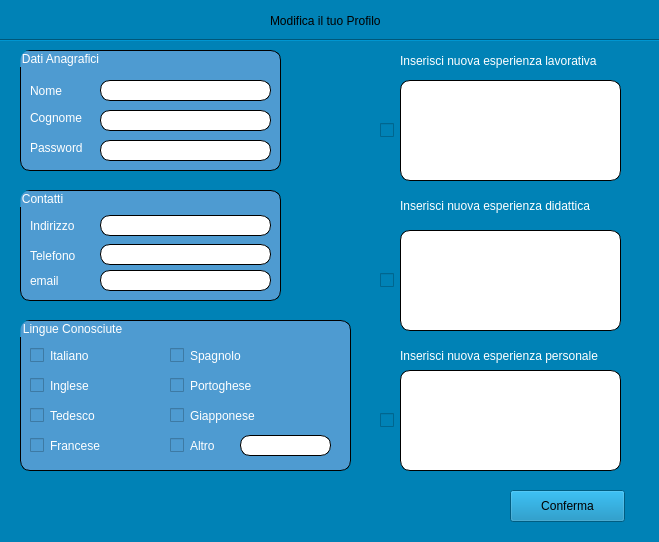
<?xml version="1.0" encoding="UTF-8"?>
<ui version="4.0">
 <class>ModifyProfile</class>
 <widget class="QWidget" name="ModifyProfile">
  <property name="geometry">
   <rect>
    <x>0</x>
    <y>0</y>
    <width>659</width>
    <height>542</height>
   </rect>
  </property>
  <property name="minimumSize">
   <size>
    <width>659</width>
    <height>542</height>
   </size>
  </property>
  <property name="maximumSize">
   <size>
    <width>659</width>
    <height>542</height>
   </size>
  </property>
  <property name="windowTitle">
   <string>Modifica Profilo</string>
  </property>
  <property name="styleSheet">
   <string notr="true">background-color: #0082b6;</string>
  </property>
  <widget class="QLabel" name="label">
   <property name="geometry">
    <rect>
     <x>270</x>
     <y>10</y>
     <width>131</width>
     <height>21</height>
    </rect>
   </property>
   <property name="text">
    <string>Modifica il tuo Profilo</string>
   </property>
  </widget>
  <widget class="Line" name="line">
   <property name="geometry">
    <rect>
     <x>-10</x>
     <y>30</y>
     <width>681</width>
     <height>21</height>
    </rect>
   </property>
   <property name="orientation">
    <enum>Qt::Horizontal</enum>
   </property>
  </widget>
  <widget class="QGroupBox" name="personalDataGroupBox">
   <property name="geometry">
    <rect>
     <x>20</x>
     <y>50</y>
     <width>261</width>
     <height>121</height>
    </rect>
   </property>
   <property name="styleSheet">
    <string notr="true">background-color: rgb(78, 155, 209);
border-radius: 10px 10px 10px 10px;
border: 1px solid black;
color:white;</string>
   </property>
   <property name="title">
    <string>Dati Anagrafici</string>
   </property>
   <widget class="QLineEdit" name="nameLineEdit">
    <property name="geometry">
     <rect>
      <x>80</x>
      <y>30</y>
      <width>171</width>
      <height>21</height>
     </rect>
    </property>
    <property name="styleSheet">
     <string notr="true">color:black;
background-color: white;</string>
    </property>
   </widget>
   <widget class="QLabel" name="nameLabel">
    <property name="geometry">
     <rect>
      <x>10</x>
      <y>30</y>
      <width>59</width>
      <height>21</height>
     </rect>
    </property>
    <property name="styleSheet">
     <string notr="true">border:none;</string>
    </property>
    <property name="text">
     <string>Nome</string>
    </property>
   </widget>
   <widget class="QLabel" name="surnameLabel">
    <property name="geometry">
     <rect>
      <x>10</x>
      <y>60</y>
      <width>59</width>
      <height>16</height>
     </rect>
    </property>
    <property name="styleSheet">
     <string notr="true">border:none;</string>
    </property>
    <property name="text">
     <string>Cognome</string>
    </property>
   </widget>
   <widget class="QLabel" name="passwordLabel">
    <property name="geometry">
     <rect>
      <x>10</x>
      <y>90</y>
      <width>59</width>
      <height>16</height>
     </rect>
    </property>
    <property name="styleSheet">
     <string notr="true">border:none;</string>
    </property>
    <property name="text">
     <string>Password</string>
    </property>
   </widget>
   <widget class="QLineEdit" name="surnameLineEdit">
    <property name="geometry">
     <rect>
      <x>80</x>
      <y>60</y>
      <width>171</width>
      <height>21</height>
     </rect>
    </property>
    <property name="styleSheet">
     <string notr="true">color:black;
background-color: white;</string>
    </property>
   </widget>
   <widget class="QLineEdit" name="passwordLineEdit">
    <property name="geometry">
     <rect>
      <x>80</x>
      <y>90</y>
      <width>171</width>
      <height>21</height>
     </rect>
    </property>
    <property name="styleSheet">
     <string notr="true">color:black;
background-color: white;</string>
    </property>
   </widget>
  </widget>
  <widget class="QGroupBox" name="contactGroupBox">
   <property name="geometry">
    <rect>
     <x>20</x>
     <y>190</y>
     <width>261</width>
     <height>111</height>
    </rect>
   </property>
   <property name="styleSheet">
    <string notr="true">background-color: rgb(78, 155, 209);
border-radius: 10px 10px 10px 10px;
border: 1px solid black;
color:white;
</string>
   </property>
   <property name="title">
    <string>Contatti</string>
   </property>
   <widget class="QLabel" name="addressLabel">
    <property name="geometry">
     <rect>
      <x>10</x>
      <y>20</y>
      <width>59</width>
      <height>31</height>
     </rect>
    </property>
    <property name="styleSheet">
     <string notr="true">border:none;</string>
    </property>
    <property name="text">
     <string>Indirizzo</string>
    </property>
   </widget>
   <widget class="QLabel" name="telephoneLabel">
    <property name="geometry">
     <rect>
      <x>10</x>
      <y>50</y>
      <width>59</width>
      <height>31</height>
     </rect>
    </property>
    <property name="styleSheet">
     <string notr="true">border:none;</string>
    </property>
    <property name="text">
     <string>Telefono</string>
    </property>
   </widget>
   <widget class="QLabel" name="emailLabel">
    <property name="geometry">
     <rect>
      <x>10</x>
      <y>80</y>
      <width>59</width>
      <height>21</height>
     </rect>
    </property>
    <property name="styleSheet">
     <string notr="true">border:none;</string>
    </property>
    <property name="text">
     <string>email</string>
    </property>
   </widget>
   <widget class="QLineEdit" name="addressLineEdit">
    <property name="geometry">
     <rect>
      <x>80</x>
      <y>25</y>
      <width>171</width>
      <height>21</height>
     </rect>
    </property>
    <property name="styleSheet">
     <string notr="true">color:black;
background-color: white;</string>
    </property>
   </widget>
   <widget class="QLineEdit" name="telephoneLineEdit">
    <property name="geometry">
     <rect>
      <x>80</x>
      <y>54</y>
      <width>171</width>
      <height>21</height>
     </rect>
    </property>
    <property name="styleSheet">
     <string notr="true">color:black;
background-color: white;</string>
    </property>
   </widget>
   <widget class="QLineEdit" name="emailLineEdit">
    <property name="geometry">
     <rect>
      <x>80</x>
      <y>80</y>
      <width>171</width>
      <height>21</height>
     </rect>
    </property>
    <property name="styleSheet">
     <string notr="true">color:black;
background-color: white;</string>
    </property>
   </widget>
  </widget>
  <widget class="QTextEdit" name="experienceTextEdit">
   <property name="geometry">
    <rect>
     <x>400</x>
     <y>80</y>
     <width>221</width>
     <height>101</height>
    </rect>
   </property>
   <property name="styleSheet">
    <string notr="true">background-color: white;
border: 1px solid;
border-radius: 10px 10px 10px 10px;</string>
   </property>
  </widget>
  <widget class="QTextEdit" name="qualificationTextEdit">
   <property name="geometry">
    <rect>
     <x>400</x>
     <y>230</y>
     <width>221</width>
     <height>101</height>
    </rect>
   </property>
   <property name="styleSheet">
    <string notr="true">background-color: white;
border: 1px solid;
border-radius: 10px 10px 10px 10px;</string>
   </property>
  </widget>
  <widget class="QTextEdit" name="personalTextEdit">
   <property name="geometry">
    <rect>
     <x>400</x>
     <y>370</y>
     <width>221</width>
     <height>101</height>
    </rect>
   </property>
   <property name="styleSheet">
    <string notr="true">background-color: white;
border: 1px solid;
border-radius: 10px 10px 10px 10px;</string>
   </property>
  </widget>
  <widget class="QLabel" name="experienceLabel">
   <property name="geometry">
    <rect>
     <x>400</x>
     <y>50</y>
     <width>231</width>
     <height>21</height>
    </rect>
   </property>
   <property name="styleSheet">
    <string notr="true">color:white;</string>
   </property>
   <property name="text">
    <string>Inserisci nuova esperienza lavorativa</string>
   </property>
  </widget>
  <widget class="QLabel" name="qualificationLabel">
   <property name="geometry">
    <rect>
     <x>400</x>
     <y>195</y>
     <width>231</width>
     <height>21</height>
    </rect>
   </property>
   <property name="styleSheet">
    <string notr="true">color:white;</string>
   </property>
   <property name="text">
    <string>Inserisci nuova esperienza didattica</string>
   </property>
  </widget>
  <widget class="QLabel" name="personalLabel">
   <property name="geometry">
    <rect>
     <x>400</x>
     <y>345</y>
     <width>231</width>
     <height>21</height>
    </rect>
   </property>
   <property name="styleSheet">
    <string notr="true">color:white;</string>
   </property>
   <property name="text">
    <string>Inserisci nuova esperienza personale</string>
   </property>
  </widget>
  <widget class="QGroupBox" name="languagesGroupBox">
   <property name="geometry">
    <rect>
     <x>20</x>
     <y>320</y>
     <width>331</width>
     <height>151</height>
    </rect>
   </property>
   <property name="styleSheet">
    <string notr="true">background-color: rgb(78, 155, 209);
border-radius: 10px 10px 10px 10px;
border: 1px solid black;
color:white;</string>
   </property>
   <property name="title">
    <string>Lingue Conosciute</string>
   </property>
   <widget class="QCheckBox" name="italianLanguageCheckBox">
    <property name="geometry">
     <rect>
      <x>10</x>
      <y>20</y>
      <width>89</width>
      <height>31</height>
     </rect>
    </property>
    <property name="styleSheet">
     <string notr="true">border:none;</string>
    </property>
    <property name="text">
     <string>Italiano</string>
    </property>
   </widget>
   <widget class="QCheckBox" name="englishLanguageCheckBox">
    <property name="geometry">
     <rect>
      <x>10</x>
      <y>50</y>
      <width>89</width>
      <height>31</height>
     </rect>
    </property>
    <property name="styleSheet">
     <string notr="true">border:none;</string>
    </property>
    <property name="text">
     <string>Inglese</string>
    </property>
   </widget>
   <widget class="QCheckBox" name="portogheseLanguageCheckBox">
    <property name="geometry">
     <rect>
      <x>150</x>
      <y>50</y>
      <width>101</width>
      <height>31</height>
     </rect>
    </property>
    <property name="styleSheet">
     <string notr="true">border:none;</string>
    </property>
    <property name="text">
     <string>Portoghese</string>
    </property>
   </widget>
   <widget class="QCheckBox" name="spanishLanguageCheckBox">
    <property name="geometry">
     <rect>
      <x>150</x>
      <y>20</y>
      <width>101</width>
      <height>31</height>
     </rect>
    </property>
    <property name="styleSheet">
     <string notr="true">border:none;</string>
    </property>
    <property name="text">
     <string>Spagnolo</string>
    </property>
   </widget>
   <widget class="QCheckBox" name="frenchLanguageCheckBox">
    <property name="geometry">
     <rect>
      <x>10</x>
      <y>110</y>
      <width>89</width>
      <height>31</height>
     </rect>
    </property>
    <property name="styleSheet">
     <string notr="true">border:none;</string>
    </property>
    <property name="text">
     <string>Francese</string>
    </property>
   </widget>
   <widget class="QCheckBox" name="germanLanguageCheckBox">
    <property name="geometry">
     <rect>
      <x>10</x>
      <y>80</y>
      <width>89</width>
      <height>31</height>
     </rect>
    </property>
    <property name="styleSheet">
     <string notr="true">border:none;</string>
    </property>
    <property name="text">
     <string>Tedesco</string>
    </property>
   </widget>
   <widget class="QCheckBox" name="japaneseLanguageCheckBox">
    <property name="geometry">
     <rect>
      <x>150</x>
      <y>80</y>
      <width>101</width>
      <height>31</height>
     </rect>
    </property>
    <property name="styleSheet">
     <string notr="true">border:none;</string>
    </property>
    <property name="text">
     <string>Giapponese</string>
    </property>
   </widget>
   <widget class="QLineEdit" name="otherLanguagesTextLine">
    <property name="geometry">
     <rect>
      <x>220</x>
      <y>115</y>
      <width>91</width>
      <height>21</height>
     </rect>
    </property>
    <property name="styleSheet">
     <string notr="true">color:black;
background-color: white;</string>
    </property>
   </widget>
   <widget class="QCheckBox" name="otherLanguagesCheckBox">
    <property name="geometry">
     <rect>
      <x>150</x>
      <y>110</y>
      <width>61</width>
      <height>31</height>
     </rect>
    </property>
    <property name="styleSheet">
     <string notr="true">border:none;</string>
    </property>
    <property name="text">
     <string>Altro</string>
    </property>
   </widget>
  </widget>
  <widget class="QPushButton" name="confirmButton">
   <property name="geometry">
    <rect>
     <x>510</x>
     <y>490</y>
     <width>115</width>
     <height>32</height>
    </rect>
   </property>
   <property name="text">
    <string>Conferma</string>
   </property>
  </widget>
  <widget class="QCheckBox" name="experienceCheckBox">
   <property name="geometry">
    <rect>
     <x>380</x>
     <y>120</y>
     <width>16</width>
     <height>20</height>
    </rect>
   </property>
   <property name="text">
    <string/>
   </property>
  </widget>
  <widget class="QCheckBox" name="qualificationCheckBox">
   <property name="geometry">
    <rect>
     <x>380</x>
     <y>270</y>
     <width>16</width>
     <height>20</height>
    </rect>
   </property>
   <property name="text">
    <string/>
   </property>
  </widget>
  <widget class="QCheckBox" name="personalExperienceCheckBox">
   <property name="geometry">
    <rect>
     <x>380</x>
     <y>410</y>
     <width>16</width>
     <height>20</height>
    </rect>
   </property>
   <property name="text">
    <string/>
   </property>
  </widget>
 </widget>
 <resources/>
 <connections/>
</ui>
